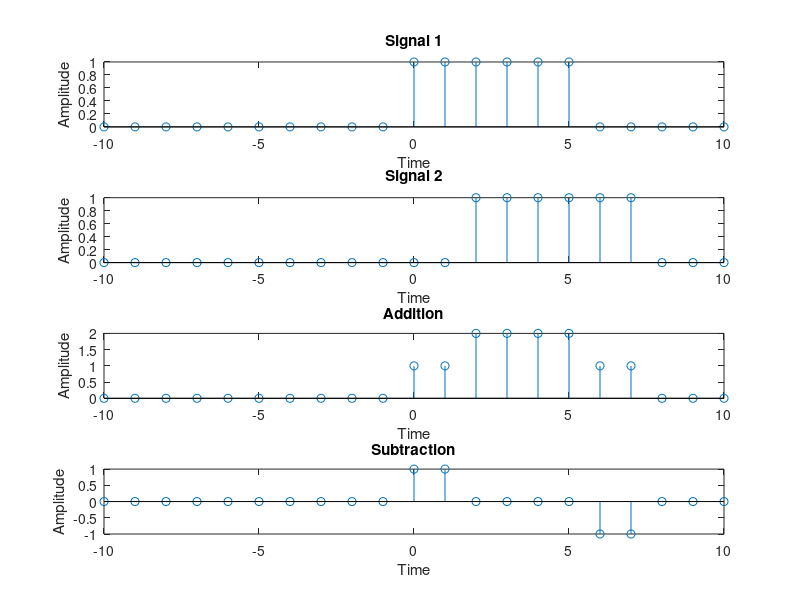

Reproduce this figure in MATLAB.
clc;
clear all;
close all;
	 
t=-10:1:10;
s1= t>=0 & t<=5;
s2= t>=2 & t<=7;
 
subplot(4,1,1);
stem(t,s1);
xlabel('Time');
ylabel('Amplitude');
title('Signal 1');
 
subplot(4,1,2);
stem(t,s2);
xlabel('Time');
ylabel('Amplitude');
title('Signal 2');
 
step3 = s1+s2
subplot(4,1,3);
stem(t,step3);
xlabel('Time');
ylabel('Amplitude');
title('Addition');
 
step4 = s1-s2
subplot(4,1,4);
stem(t,step4);
xlabel('Time');
ylabel('Amplitude');
title('Subtraction');

